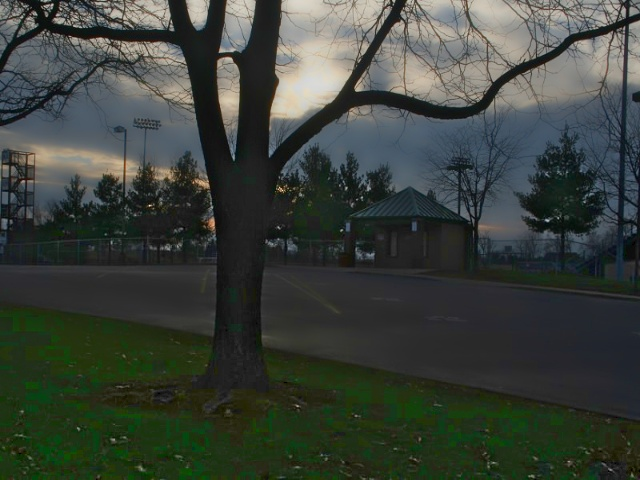
#> input picture src/enhanced_example.jpg, 640 x 480 px
$ python -i image_pro.py   (imports and definitions only)
#> lines starting #> are read from the running program, lines starting #| are printed output that depends on the picture; after the words box and inside, x2 and y2 are one past the last pixel; in counts of white or black regions, pixels touching at a corner belong together
import cv2 as cv
import numpy as np
from scipy.ndimage import gaussian_filter
from collections import deque
from scipy.ndimage import convolve1d, zoom, sobel
from scipy.special import comb
from numba import njit
from scipy.fftpack import fft2, ifft2, fftshift, ifftshift
from sklearn.linear_model import HuberRegressor

# [151 lines left out: functions channels_bgr, channels_hsv, open_image, resize_image, save, combine_channels and 3 more, not called in this run]

#  -----------------------------
#
#    Image Processing
#    Histogram Functions
#
#  -----------------------------

def CalHistogram(channel):

    """
    Compute the histogram of one-channel image.

    Parameters:
        channel (numpy.ndarray): The input channel image.

    Returns:
        numpy.ndarray: The computed histogram with 256 bins.
    """
    # Compute the histogram

    hist, bins = np.histogram(channel.flatten(), bins=256, range=[0, 256])

    return hist

# [275 lines left out: functions ClipHistogram, CreateMapping, ComputeMappings, ApplyInterpolation, InterpolationIndices, HistogramEqualizationGray and 5 more, not called in this run]

def BihistogramEqualizationRGB(image):
    """
    Applies Bi-Histogram Equalization to a color image without distorting colors.

    This function enhances the contrast of an image by applying histogram equalization
    separately to two regions: pixels with luminance values lower than a threshold and
    those with higher values. The threshold is determined using Otsu's method.

    Parameters:
        image (numpy.ndarray): Input color image in BGR format.

    Returns:
        numpy.ndarray: The contrast-enhanced image in BGR format.
    """
    # Convert to YCrCb to work only on the luminance channel
    ycrcb = cv.cvtColor(image, cv.COLOR_BGR2YCrCb)
    Y, Cr, Cb = cv.split(ycrcb)

    # Step 1: Compute the threshold X_T using Otsu's method
    X_T = OtsuThreshold(Y)
    print(X_T)

    # Step 2: Separate the two histograms (below and above X_T)
    mask_L = Y <= X_T  # Mask for the lower region
    mask_U = Y > X_T   # Mask for the upper region

    # Step 3: Compute the cumulative distribution function (CDF) for the entire luminance channel
    hist, bins = np.histogram(Y.flatten(), bins=256, range=[0, 256])
    cdf = hist.cumsum()  # Cumulative distribution function
    cdf_normalized = (cdf - cdf.min()) * 255 / (cdf.max() - cdf.min())  # Normalize to [0, 255]
    cdf_normalized = np.round(cdf_normalized).astype(np.uint8)

    # Step 4: Adjust the lower and upper regions using the CDF
    Y_eq = np.copy(Y)
    Y_eq[mask_L] = cdf_normalized[Y[mask_L]]
    Y_eq[mask_U] = cdf_normalized[Y[mask_U]]

    # Merge Y, Cr, and Cb channels and convert back to BGR
    result = cv.merge([Y_eq, Cr, Cb])
    result = cv.cvtColor(result, cv.COLOR_YCrCb2BGR)

    return result

# [260 lines left out: functions BihistogramEqualizationGrayscale, ImageNegative, GammaCorrection, BgrToGray, floodfill_separate_output, connected_components_by_repeated_floodfill and 2 more, not called in this run]

class UnionFind:
    """
    Union-Find data structure with path compression.

    This structure efficiently manages disjoint sets, commonly used for connected component labeling.
    It supports two main operations:
    - `find(x)`: Finds the representative (root) of the set containing `x`, applying path compression.
    - `union(x, y)`: Merges the sets containing `x` and `y`, maintaining a hierarchical structure.
    """
    # [2028 lines left out: functions __init__, find, union, ConnectedComponentsByUnionFind, connected_components_by_union_find_8_connected, HomomorphicFilter and 51 more, not called in this run]

def OtsuThreshold(I):
    """Implementación del algoritmo de Otsu para encontrar el umbral óptimo."""
    # 1. Calcular el histograma
    hist = CalHistogram(I)
    total_pixels = I.size

    # Inicialización de las medias m0 y m1
    m0 = 0
    m1 = np.sum(np.arange(256) * hist)
    w0 = 0
    w1 = np.sum(hist)

    # 2. Calcular el umbral óptimo
    max_between_class_variance = 0
    optimal_threshold = 0

    # Calcular la varianza intra-clase para cada umbral
    for t in range(1, 256):  # Iterar por todos los posibles umbrales (1 a 255)
        w0 += hist[t - 1]  # Proporción de píxeles en el grupo 0 (fondo)
        w1 -= hist[t - 1]  # Proporción de píxeles en el grupo 1 (objeto)

        # Calcular las medias de los grupos
        m0 += (t - 1) * hist[t - 1]
        m1 -= (t - 1) * hist[t - 1]

        # Si no hay píxeles en el fondo o en el objeto, continuar
        if w0 == 0 or w1 == 0:
            continue

        # Calcular la varianza entre clases
        mean_diff = m0 / w0 - m1 / w1
        between_class_variance = w0 * w1 * mean_diff ** 2

        # Comparar la varianza entre clases
        if between_class_variance > max_between_class_variance:
            max_between_class_variance = between_class_variance
            optimal_threshold = t

    return optimal_threshold

# [390 lines left out: functions flood_fill, HysteresisThreshold, FourierTransform2D, SlowFourier2D, ComputeSpectraFromDFT, ComputeFourierSpectra and 6 more, not called in this run]

>>> import cv2
>>> picture = cv2.imread('../enhanced_example.jpg')
#> picture is the input picture: shape (480, 640, 3); mean B, G, R 58.4, 65.5, 58.8
>>> result = BihistogramEqualizationRGB(picture)
#> in BihistogramEqualizationRGB, `ycrcb = cv.cvtColor(image, cv.COLOR_BGR2YCrCb)`: ycrcb: shape (480, 640, 3); mean of channels 0, 1, 2 62.7, 125.2, 125.5
#> in BihistogramEqualizationRGB, `Y, Cr, Cb = cv.split(ycrcb)`:
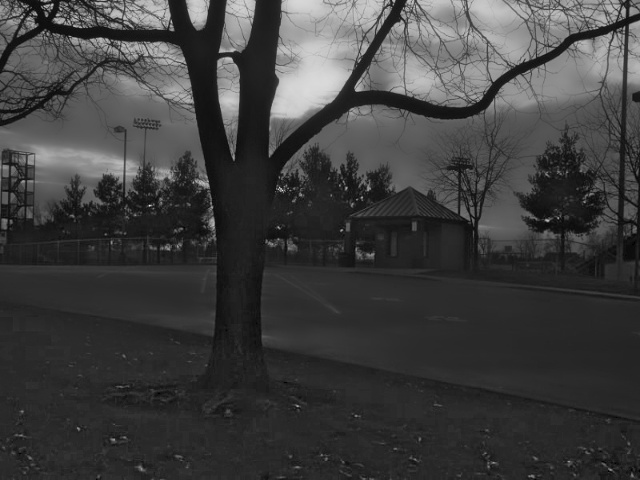
#> Y: shape (480, 640); min 0, max 242, mean 62.7
#> in BihistogramEqualizationRGB, `Y, Cr, Cb = cv.split(ycrcb)`:
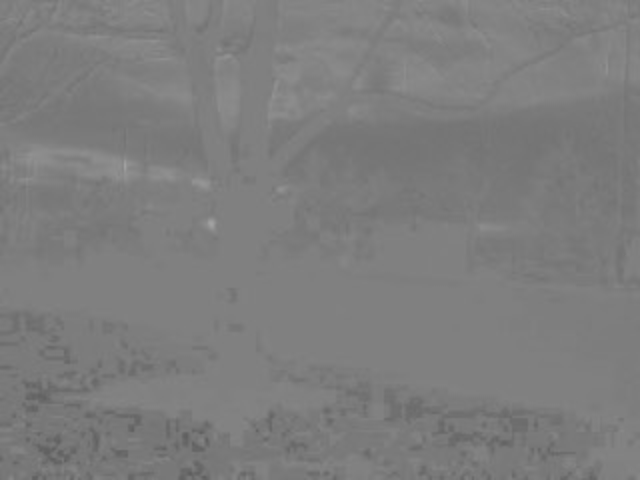
#> Cr: shape (480, 640); min 94, max 162, mean 125.2
#> in BihistogramEqualizationRGB, `Y, Cr, Cb = cv.split(ycrcb)`:
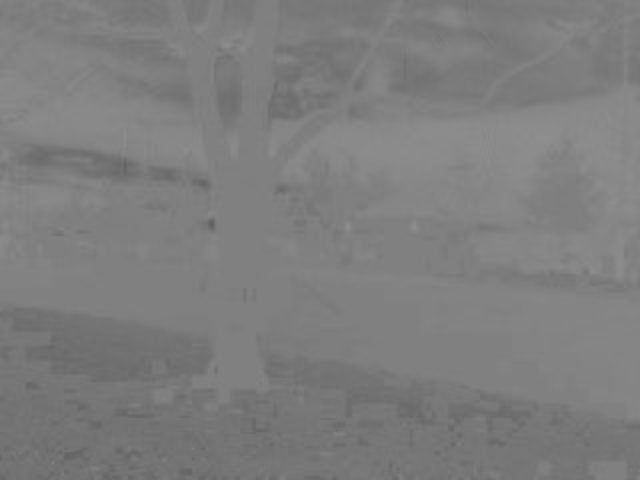
#> Cb: shape (480, 640); min 96, max 142, mean 125.5
#> in CalHistogram, `hist, bins = np.histogram(channel.flatten(), bins=256, range=[0, 256])`: hist = 256 values, max 13349 at index 41, min 0 at index 219, mean 1200; bins = 257 values from 0 to 256
#> in OtsuThreshold, `m1 = np.sum(np.arange(256) * hist)`: m1 = 19263674
#> in OtsuThreshold, `w1 = np.sum(hist)`: w1 = 307200
#> the loop in OtsuThreshold, `for t in range(1, 256):` made 255 passes
#> (w0, w1, m0, m1, mean_diff, max_between_class_variance) on passes 1 to 12: (6, 307194, 0, 19263674, -62.71, 7.25e+09), (10, 307190, 4, 19263670, -62.31, 1.19e+10), (13, 307187, 10, 19263664, -61.94, 1.53e+10), (19, 307181, 28, 19263646, -61.24, 2.19e+10), (25, 307175, 52, 19263622, -60.63, 2.82e+10), (27, 307173, 62, 19263612, -60.42, 3.03e+10), (30, 307170, 80, 19263594, -60.05, 3.32e+10), (34, 307166, 108, 19263566, -59.54, 3.7e+10), (39, 307161, 148, 19263526, -58.92, 4.16e+10), (67, 307133, 400, 19263274, -56.75, 6.63e+10), (109, 307091, 820, 19262854, -55.2, 1.02e+11), (164, 307036, 1425, 19262249, -54.05, 1.47e+11)
#> after the loop in OtsuThreshold, `for t in range(1, 256):`: m0 = 19263674; m1 = 0; max_between_class_variance = 1.35e+14; optimal_threshold = 88; w0 = 307200; w1 = 0
#> in BihistogramEqualizationRGB, `X_T = OtsuThreshold(Y)`: X_T = 88
#| 88
#> in BihistogramEqualizationRGB, `mask_L = Y <= X_T`:
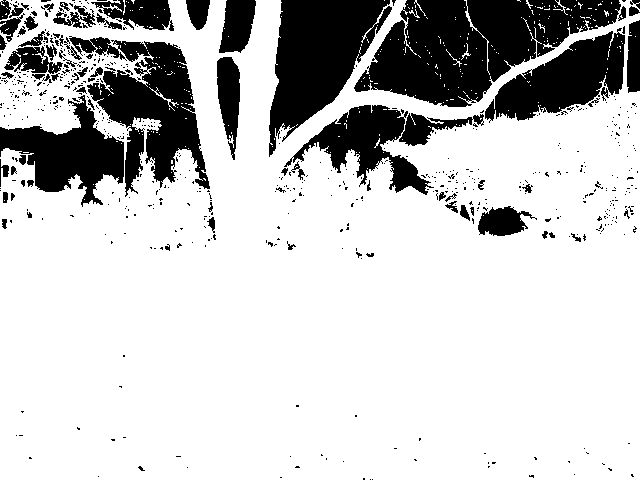
#> mask_L: shape (480, 640) bool; 77.9% white; 616 black regions (541 under 20 px), largest, box (x1, y1, x2, y2) and area: (354, 0, 621, 107) 16141, (269, 0, 392, 157) 10156, (69, 36, 210, 197) 9640
#> in BihistogramEqualizationRGB, `hist, bins = np.histogram(Y.flatten(), bins=256, range=[0, 256])`: bins = 257 values from 0 to 256
#> in BihistogramEqualizationRGB, `cdf = hist.cumsum()`: cdf = 256 values from 6 to 307200
#> in BihistogramEqualizationRGB, `cdf_normalized = (cdf - cdf.min()) * 255 / (cdf.max() - cdf.min())`: cdf_normalized = 256 values from 0 to 255
#> in BihistogramEqualizationRGB, `Y_eq[mask_L] = cdf_normalized[Y[mask_L]]`:
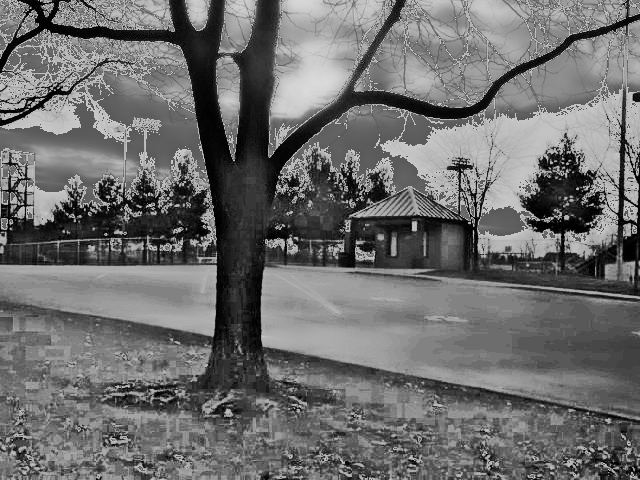
#> Y_eq: shape (480, 640); min 0, max 242, mean 109
#> in BihistogramEqualizationRGB, `Y_eq[mask_U] = cdf_normalized[Y[mask_U]]`:
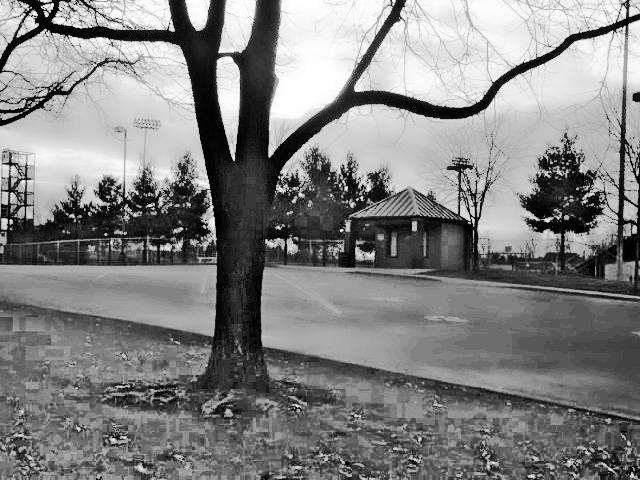
#> Y_eq: shape (480, 640); min 0, max 255, mean 129.7
#> in BihistogramEqualizationRGB, `result = cv.merge([Y_eq, Cr, Cb])`: result: shape (480, 640, 3); mean of channels 0, 1, 2 129.7, 125.2, 125.5
#> in BihistogramEqualizationRGB, `result = cv.cvtColor(result, cv.COLOR_YCrCb2BGR)`:
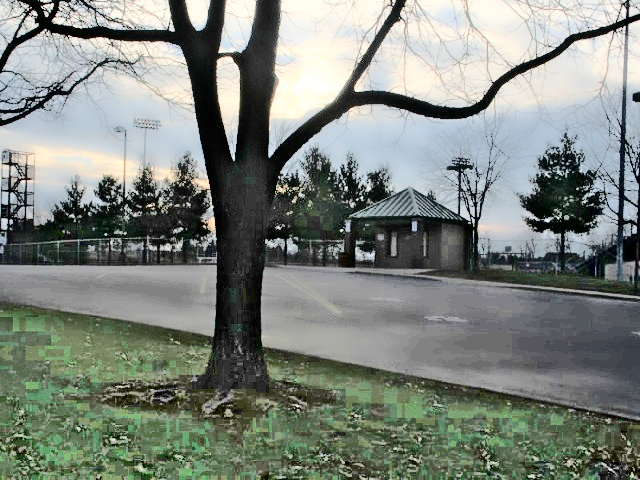
#> result: shape (480, 640, 3); mean B, G, R 125.3, 132.5, 125.8
